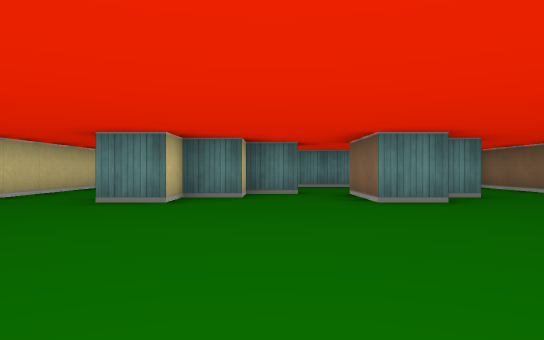
view 1 (above)

12 first-person views from a walk through a cub3D maze. The camera is about half as high as the walls, looks level and sees 70° across. The floor is counted in squares. Each view is taken from the middle of a square. On the plan, view 1 faces up. The plan holds only what a view shows up to about 9 squares ahead; the rest is blank.

view 2
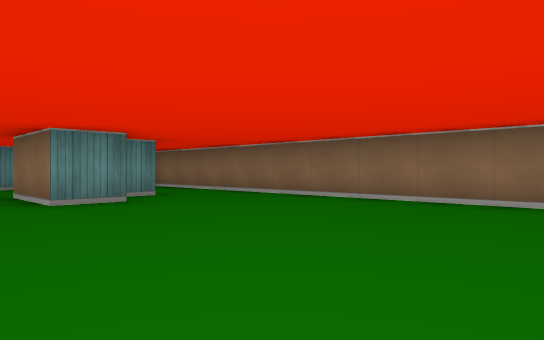

view 3
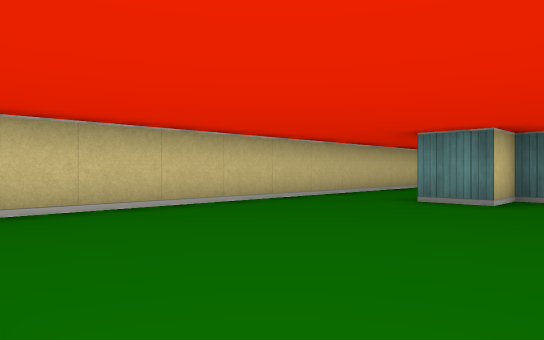

view 4
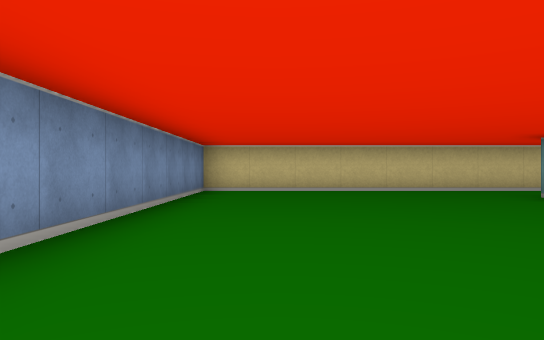

view 5
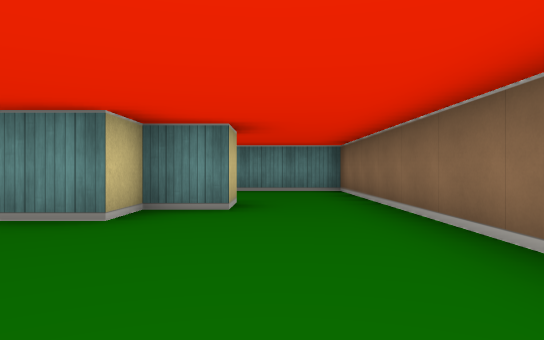

view 6
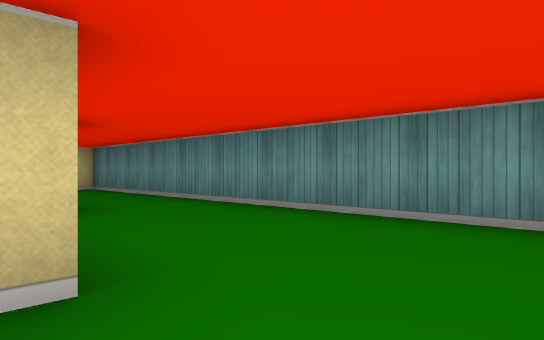

view 7
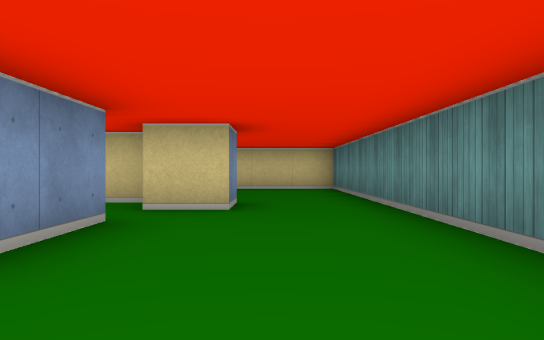

view 8
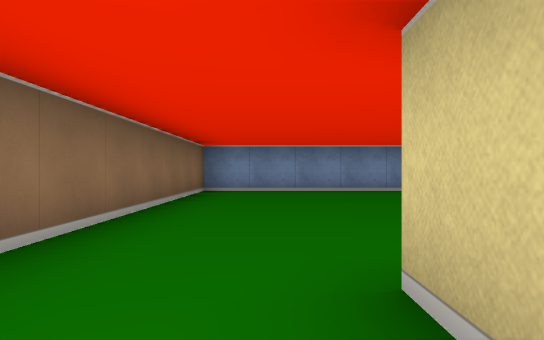

view 9
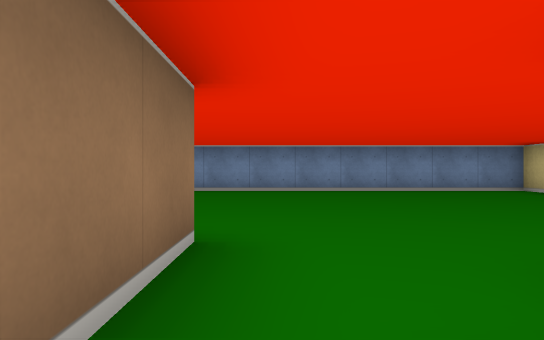

view 10
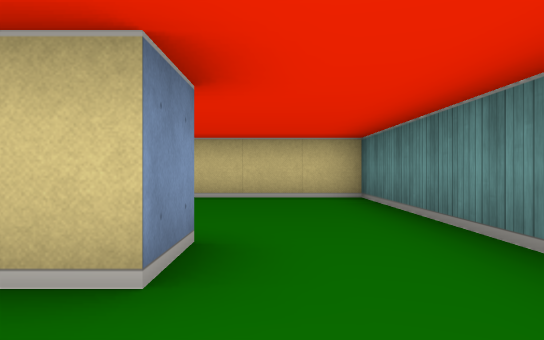

view 11
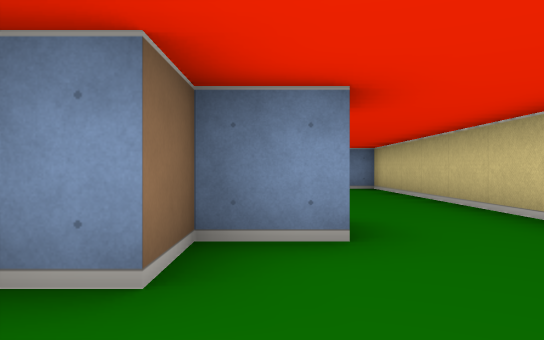

view 12
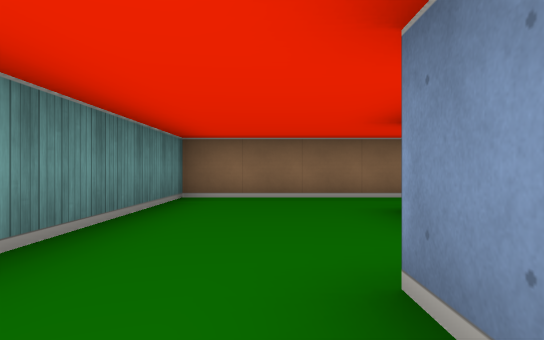

### Floor plan
Points are (right, up) in squares from view 1. A wall is a line through its corners. A room is listed if a view was taken in it or the views show most of it. See-through windows are left out.
Room 1 (views 1, 2, 3, 4, 5, 6)
walls: (0.5, 7.5) (-0.5, 7.5) (-0.5, 6.5) (-1.5, 6.5) (-1.5, 5.5) (-2.5, 5.5); (3.5, 7.5) (3.5, 6.5) (2.5, 6.5) (2.5, 5.5) (1.5, 5.5) (1.5, 7.5); (-4.5, 7.5) (-4.5, -0.5) (5.5, -0.5) (5.5, 7.5)
ways out: opening at (-3.5, 7.5) to room 2; opening at (3.3, 8) to room 2
Room 2 (views 7, 8, 9, 10, 11, 12)
walls: (-0.5, 8.5) (0.5, 8.5) (0.5, 7.5); (1.5, 7.5) (2.9, 7.5); (-2.5, 6.5) (-1.5, 6.5) (-1.5, 7.5) (-0.9, 7.5); (5.5, 7.5) (5.5, 10.5) (-4.5, 10.5) (-4.5, 7.5)
ways out: opening at (-3.5, 7.5) to room 1; opening at (3.3, 8) to room 1

Positions as (right, up) in squares from view 1, and headings:
1: (0, 0), facing up
2: (0, 0), facing up-right
3: (0, 0), facing up-left
4: (4, 1), facing left
5: (4, 2), facing up
6: (5, 7), facing up-left
7: (5, 9), facing left
8: (4, 8), facing down
9: (1, 8), facing down
10: (2, 9), facing left
11: (-2, 9), facing down
12: (-1, 9), facing right
